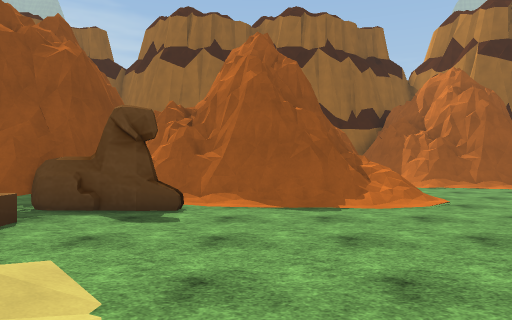
view 1 (above)

16 first-person views from a walk through a Unity game level. The camera is 1.5 m above the floor, looks level and sees 70° across. The floor is counted in squares, 2 m on a side. Each view is taken from the middle of a square. On the plan, view 1 faces up. The plan holds only what a view shows up to about 11 squares ahead; the rest is blank. The place goes on beyond the plan. Some animated figures are not drawn. Some surface patterns are stand-ins.

view 2
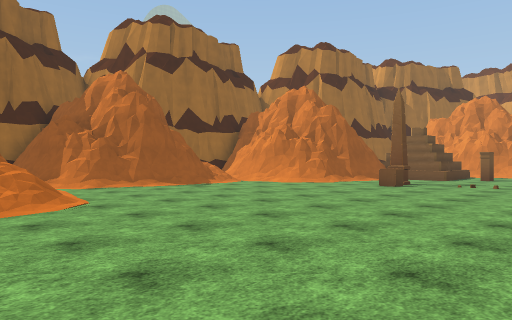

view 3
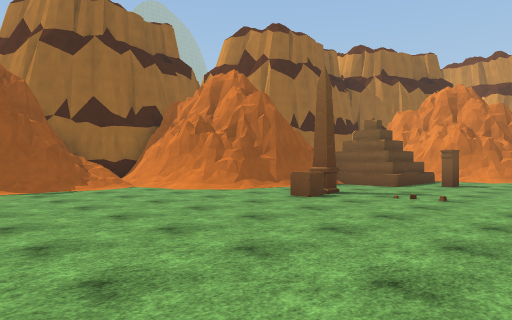

view 4
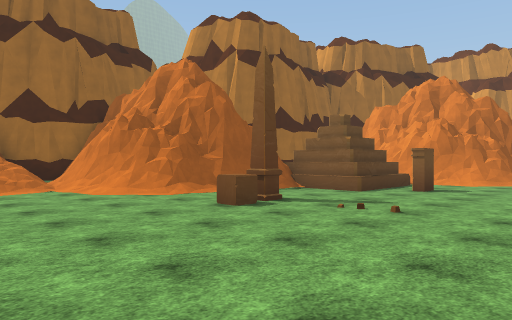

view 5
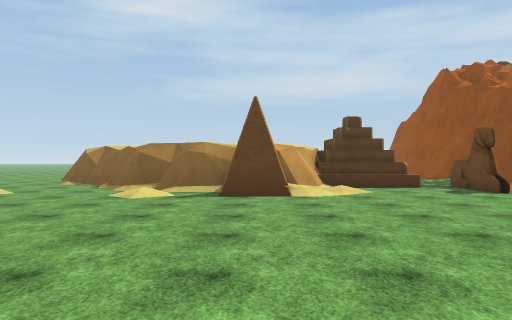

view 6
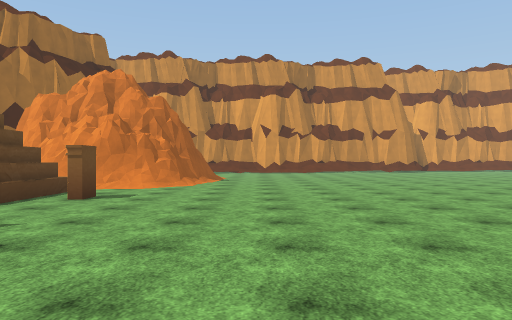

view 7
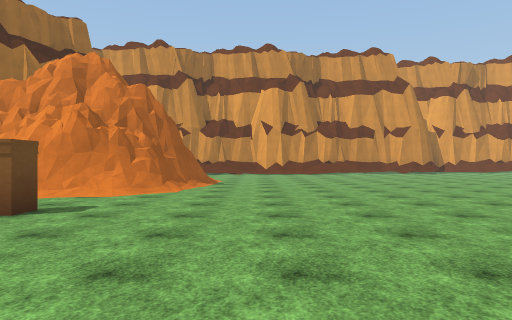

view 8
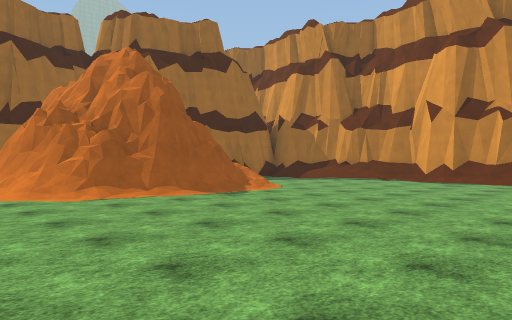

view 9
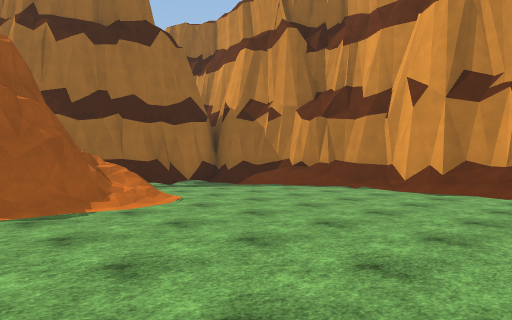

view 10
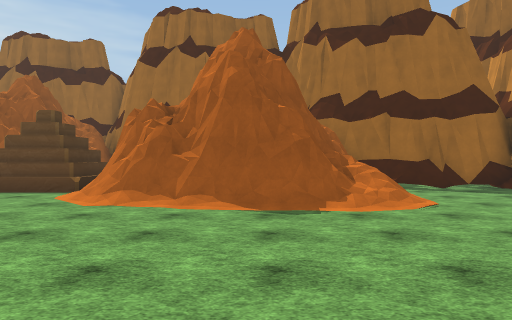

view 11
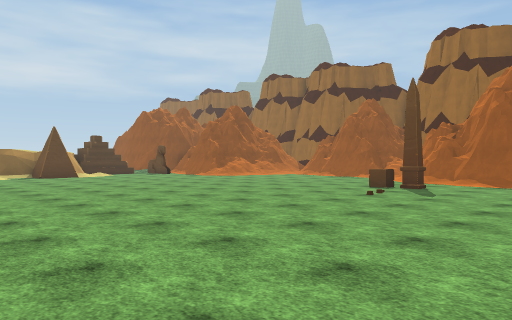

view 12
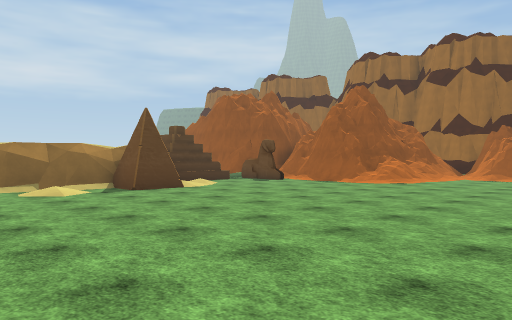

view 13
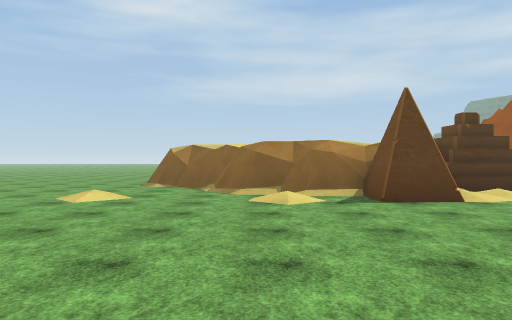

view 14
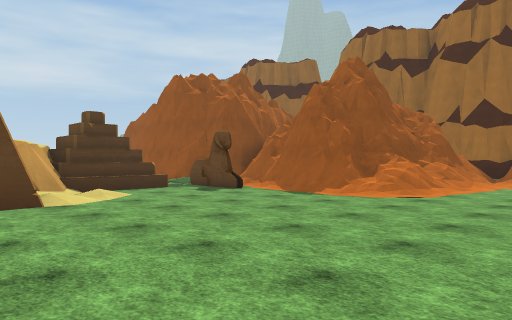

view 15
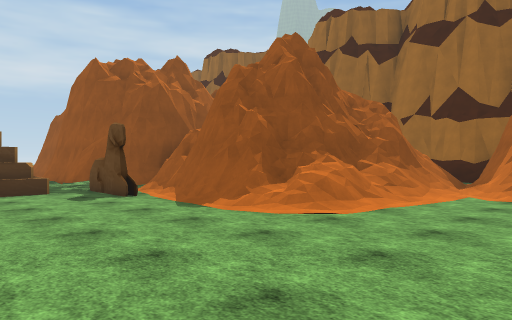

view 16
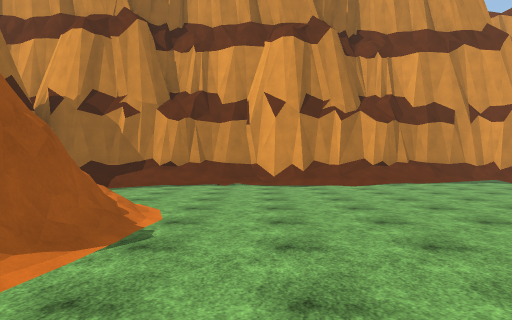

### Floor plan
Key: @ floor where view 1 was taken; # wall or solid block; . floor; / step, stairs or slope; = window, fence, low wall or low ledge; ^ raised ledge; P pyramid; O other object.
Columns run from 6 left of view 1 to 30 right of it. Each row starts with its distance up from view 1.
 13                 #
 12               ####
 11          ######==#
 10         ##/####/##
  9         ##...////#
  8        ##/....../###
  7   ######=/......./#####
  6 ###OO###//...........##       ######
  5 ###OOO...........OO..#####    #=../#
  4   #^..................../##  ##/../#
  3   #^..................#..#####//../##
  2  ##^//....................####//..//#
  1    ##/............................//#
  0     #P@............................/#
 -1     #............................../#
 -2    ##/............................./#
 -3    ##/............................./#
 -4   ##.............................../#
 -5  ##.......... .    .. .......   ...//

Where each view was taken, in squares from view 1:
view 1: 0 up, 0 right, facing up
view 2: 0 up, 1 right, facing up-right
view 3: 0 up, 5 right, facing up-right
view 4: 0 up, 7 right, facing up-right
view 5: 0 up, 7 right, facing left
view 6: 0 up, 9 right, facing right
view 7: 0 up, 11 right, facing right
view 8: 5 down, 17 right, facing up-right
view 9: 4 down, 21 right, facing up-right
view 10: 4 down, 22 right, facing up
view 11: 5 down, 16 right, facing up-left
view 12: 5 down, 8 right, facing up-left
view 13: 3 down, 6 right, facing left
view 14: 1 down, 6 right, facing up-left
view 15: 2 up, 6 right, facing up-left
view 16: 0 up, 19 right, facing right
